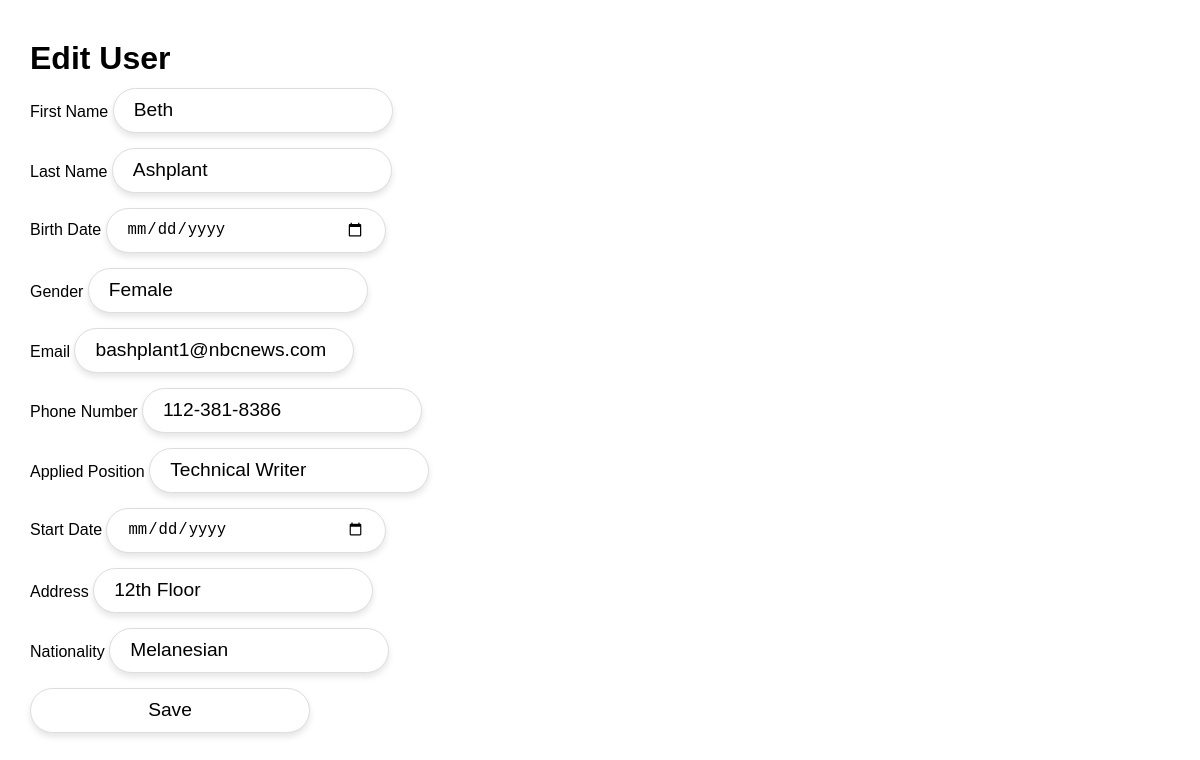
Page /edit.php?id=2 on the committed database.
### tables this page shows
create table search_users_data (
	id INT AUTO_INCREMENT PRIMARY KEY,
	first_name VARCHAR(255),
	last_name VARCHAR(255),
    birth_date VARCHAR(255),
	gender VARCHAR(255),
	email_address VARCHAR(255),
    phone_number VARCHAR (20),
    applied_position VARCHAR(255),
    start_date VARCHAR(255),
	address VARCHAR(255),
	nationality VARCHAR(255),
	date_added TIMESTAMP DEFAULT CURRENT_TIMESTAMP
);

### core/models.php (called while the page is built, shortened)
<?php
function getUserByID($pdo, $id) {
    $sql = "SELECT * FROM search_users_data WHERE id = ?";
    $stmt = $pdo->prepare($sql);
    $stmt->execute([$id]);
    return $stmt->fetch();
}
?>

### edit.php (the view, shortened to what this page needs)
<?php
require_once 'core/handleForms.php';
require_once 'core/models.php';
?>
<!DOCTYPE html>
<html lang="en">
<head>
	<link rel="stylesheet" href="css/styles.css">
</head>
<body>
	<?php
	$getUserByID = getUserByID($pdo, $_GET['id']);
	?>
	<h1>Edit User</h1>
	<form action="core/handleForms.php?id=<?php echo $_GET['id']; ?>" method="POST">
		<p>
			<label for="firstName">First Name</label>
			<input type="text" name="first_name" value="<?php echo htmlspecialchars($getUserByID['first_name']); ?>" required>
		</p>
		<p>
			<label for="lastName">Last Name</label>
			<input type="text" name="last_name" value="<?php echo htmlspecialchars($getUserByID['last_name']); ?>" required>
		</p>
		<p>
			<label for="birthDate">Birth Date</label>
			<input type="date" name="birth_date" value="<?php echo htmlspecialchars($getUserByID['birth_date']); ?>" required>
		</p>
		<p>
			<label for="gender">Gender</label>
			<input type="text" name="gender" value="<?php echo htmlspecialchars($getUserByID['gender']); ?>" required>
		</p>
		<p>
			<label for="email">Email</label>
			<input type="email" name="email_address" value="<?php echo htmlspecialchars($getUserByID['email_address']); ?>" required>
		</p>
		<p>
			<label for="phoneNumber">Phone Number</label>
			<input type="text" name="phone_number" value="<?php echo htmlspecialchars($getUserByID['phone_number']); ?>" required>
		</p>
		<p>
			<label for="appliedPosition">Applied Position</label>
			<input type="text" name="applied_position" value="<?php echo htmlspecialchars($getUserByID['applied_position']); ?>" required>
		</p>
		<p>
			<label for="startDate">Start Date</label>
			<input type="date" name="start_date" value="<?php echo htmlspecialchars($getUserByID['start_date']); ?>" required>
		</p>
		<p>
			<label for="address">Address</label>
			<input type="text" name="address" value="<?php echo htmlspecialchars($getUserByID['address']); ?>" required>
		</p>
		<p>
			<label for="nationality">Nationality</label>
			<input type="text" name="nationality" value="<?php echo htmlspecialchars($getUserByID['nationality']); ?>" required>
		</p>
		<p>
			<input type="submit" value="Save" name="editUserBtn">
		</p>
	</form>
</body>
</html>

### css/styles.css (style rules this page uses)
* { margin: 0; padding: 0; box-sizing: border-box; word-wrap: break-word; }
body { font-family: "Verdana", sans-serif; line-height: 1.8; padding: 30px; max-width: 100vw; overflow-x: hidden; }
input { font-size: 1.2em; height: 45px; width: 100%; max-width: 280px; padding: 0 20px; border: 1px solid #ddd; border-radius: 25px; background-color: #fff; box-shadow: 0 4px 6px rgba(0, 0, 0, 0.1); transition: all 0.3s ease; margin-bottom: 15px; }

### rows in the picture
search_users_data: first_name "Beth", last_name "Ashplant", gender "Female", email_address "bashplant1@nbcnews.com", phone_number "112-381-8386", applied_position "Technical Writer", address "12th Floor", nationality "Melanesian"
